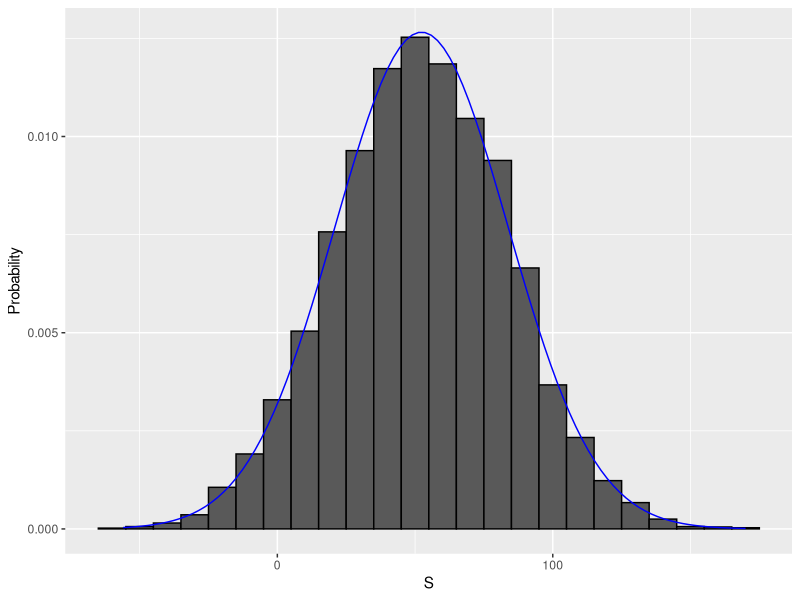

Source code (R):
# sampling model 1: define urn, then sample
color <- rep(c("Black", "Red", "Green"), c(18, 18, 2)) # define the urn for the sampling model
n <- 1000
X <- sample(ifelse(color == "Red", -1, 1), n, replace = TRUE)
X[1:10]

# sampling model 2: define urn inside sample function by noting probabilities
x <- sample(c(-1, 1), n, replace = TRUE, prob = c(9/19, 10/19))    # 1000 independent draws
S <- sum(x)    # total winnings = sum of draws
S

n <- 1000    # number of roulette players
B <- 10000    # number of Monte Carlo experiments
S <- replicate(B, {
  X <- sample(c(-1,1), n, replace = TRUE, prob = c(9/19, 10/19))    # simulate 1000 spins
  sum(X)    # determine total profit
})

mean(S < 0)    # probability of the casino losing money

library(tidyverse)
s <- seq(min(S), max(S), length = 100)    # sequence of 100 values across range of S
normal_density <- data.frame(s = s, f = dnorm(s, mean(S), sd(S))) # generate normal density for S
data.frame (S = S) %>%    # make data frame of S for histogram
  ggplot(aes(S, ..density..)) +
  geom_histogram(color = "black", binwidth = 10) +
  ylab("Probability") +
  geom_line(data = normal_density, mapping = aes(s, f), color = "blue")

